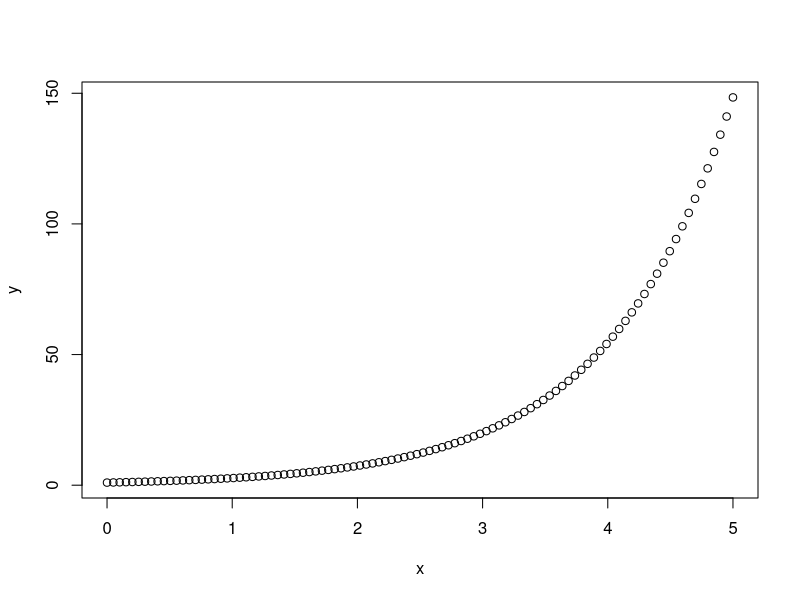

Here is the R script that generated this plot:
# Ex.4 extra:

x <- seq(from = 0, to = 5, length.out = 100)   # 100 values equally spaced from 0 to 5
y <- exp(x)                                     # exponential of each value of x


# Check it:
length(x)   # 100
head(x)     # 0.0000 0.0505 0.1010 ...
range(y)    # 1.0000 148.4132  (exp(0) = 1, exp(5) ≈ 148.4)
plot(x, y)  # the exponential curve

# mean and sd
mean(x)
mean(y)

sd(x)
sd(y)
